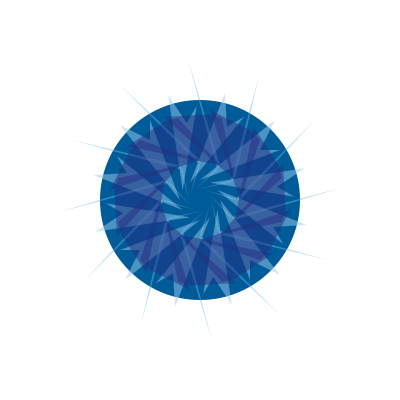
Frame 1 (no input)
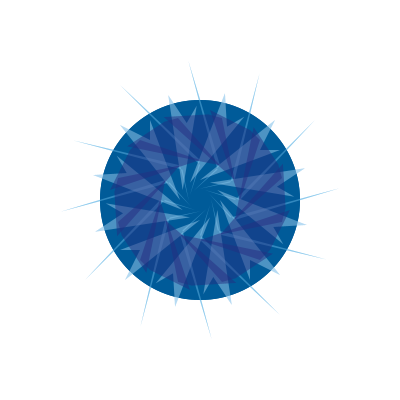
Frame 2 (the mouse pressed at the canvas centre, redrawn once)

The Processing sketch that drew these frames (run headless with seeded random() and noise(); the mouse was pressed at the canvas centre and the sketch redrawn once):

// Processing sketch: processing_85612
// ── processing_85612.pde

void setup()
{
  size(400,400);
  background(255);
}

void draw()
{
  noStroke();
  fill(0,91,153);
  ellipse(200,200,200,200);
  
  fill(102,183,230,125);
  translate(width/2, height/2);
for (int i=0;i<360;i+=30){
rotate(radians(30));
quad(10, 5, 0, 35, 80, 115, 0, 40);}
  
    fill(157,207,239,125);
for (int i=0;i<360;i+=30){
rotate(radians(30));
quad(20, 0, 80, 75, 50, 60, 50, 80);}

    fill(34,45,128,125);
for (int i=0;i<360;i+=30){
rotate(radians(30));
quad(0, 40, 60, 60, 70, 50, 90, 10);}

  noLoop();
}
